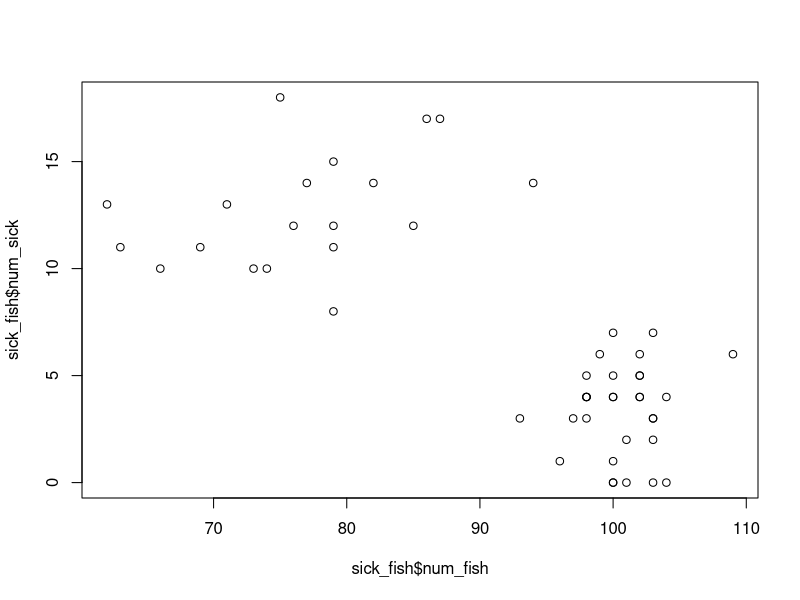
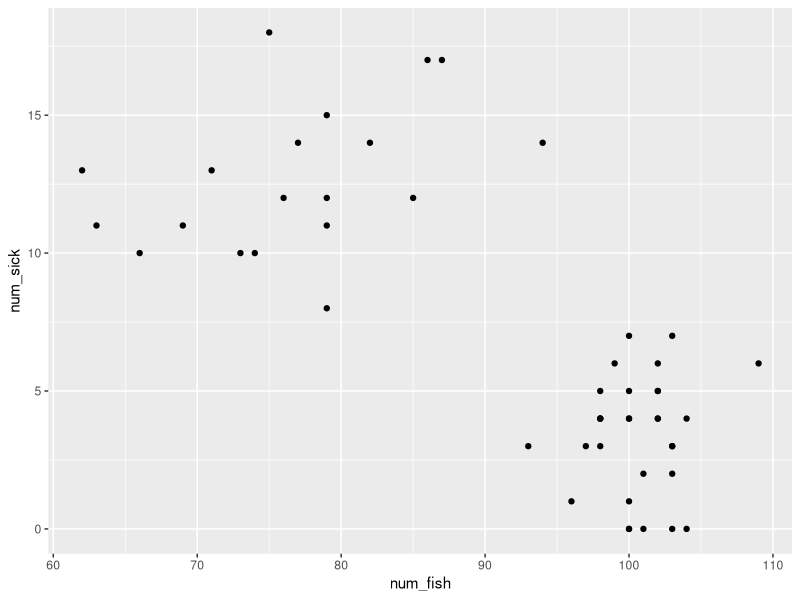
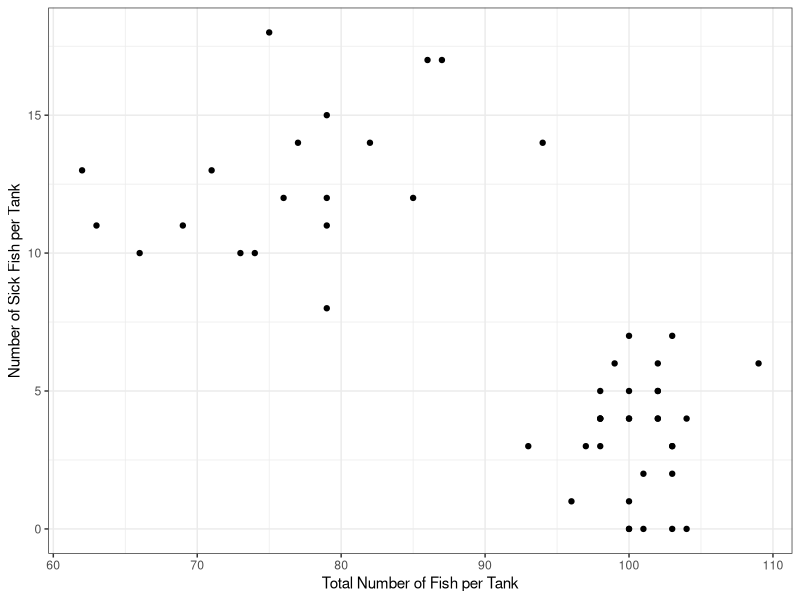

Reproduce these figures in R, in order.
## ---- chunk 1
knitr::opts_chunk$set(echo = TRUE)
## ---- chunk 2
    library(tidyverse)
## ---- chunk 3
    sick_fish <- read_csv("../data/fish_sick_data.csv")
## ---- chunk 4
    head(sick_fish)
## ---- chunk 5
    plot(sick_fish$num_fish, sick_fish$num_sick)
## ---- chunk 6
    ggplot(sick_fish, aes(num_fish, num_sick)) +
      geom_point()
## ---- chunk 7
    ggplot(sick_fish, aes(num_fish, num_sick)) +
      geom_point() + 
      labs(x = "Total Number of Fish per Tank",
           y = "Number of Sick Fish per Tank") +
      theme_bw()
## ---- chunk 8
    sick_fish %>% 
      group_by(species) %>% 
      summarise(mean_sick = mean(num_sick),
            sd_sick = sd(num_sick))
